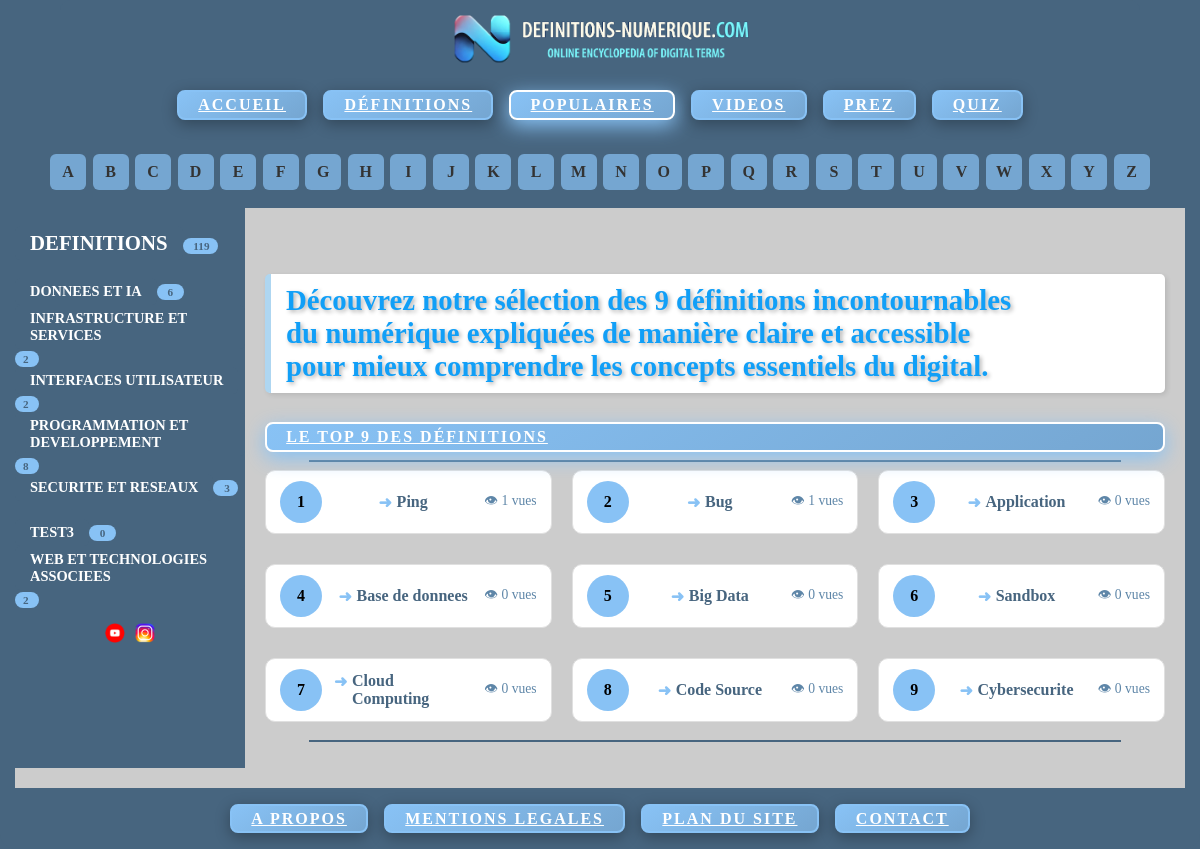
The app's page /populaires.php, older data.
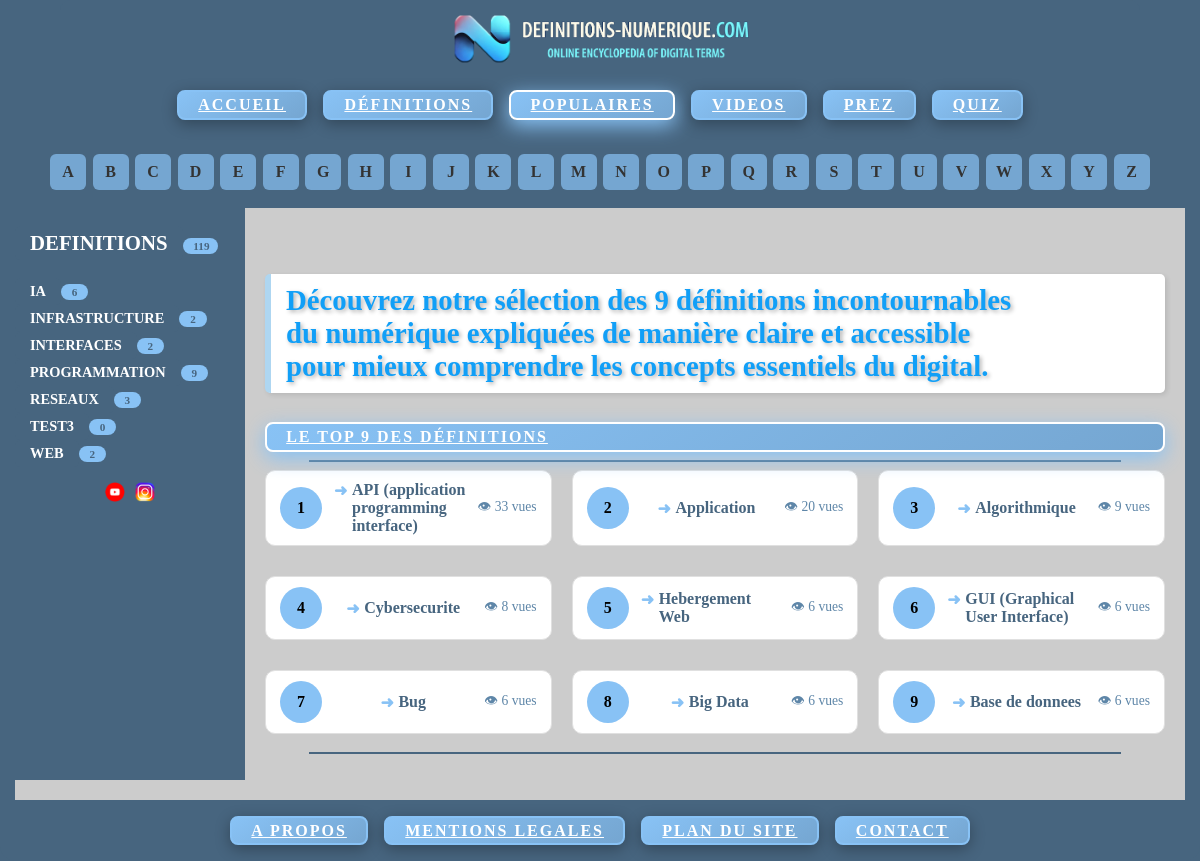
The same page, newer data.
### tables this page shows
CREATE TABLE `categorie` (
  `catid` int(10) NOT NULL,
  `catnom` varchar(100) NOT NULL
);

CREATE TABLE `definition` (
  `defid` int(11) NOT NULL,
  `deflettre` varchar(1) NOT NULL,
  `deftitre` varchar(100) NOT NULL,
  `definition` varchar(1000) NOT NULL,
  `defauteur` varchar(100) NOT NULL,
  `defdate` date NOT NULL,
  `valider` int(1) NOT NULL DEFAULT 2,
  `defemail` varchar(100) NOT NULL,
  `nb_vue` int(100) NOT NULL DEFAULT 0
);

### populaires.php (the view, shortened to what the changed rows need)
<!DOCTYPE html>
<html lang="fr">
<head>
    <link rel="stylesheet" href="style.css" />
</head>
<body>
    <div class="search-alpha-wrapper"><div class="lettresdiv">
        <?php include "lettres.php"; ?>
    </div>
    <div class="homediv">
        <div class="container">
            <div class="home">
                <div class="gauche">
                    <?php include "gauche.php"; ?>
                </div>
                <div class="droite">
                    <div class="controls">
                        <br>
                        <?php
                        $conn = new mysqli($_ENV['DB_SERVERNAME'], $_ENV['DB_USERNAME'], $_ENV['DB_PASSWORD'], $_ENV['DB_NAME']);
	$conn->set_charset("utf8mb4");
                        $sql = "SELECT deftitre, defid, nb_vue FROM definition ORDER BY nb_vue DESC LIMIT 9";
                        $result = $conn->query($sql);
                        $compteur = 0;
                        if ($result->num_rows > 0) {
                            $definitions = [];
                            while ($row = $result->fetch_assoc()) {
                                $definitions[] = $row;
                            }
                         echo '<div class="definition-container">';
foreach ($definitions as $definition) {
    $compteur++;
    echo '<div class="related-item">';
        echo '<span class="compteur-class">' . $compteur . '</span>';
        echo '<a href="affichedef.php?defid=' . urlencode($definition['defid']) . '" class="related-line">';
            echo '<span class="related-title">' . htmlspecialchars($definition['deftitre']) . '</span>';
        echo '</a>';
        echo '<span class="related-meta">';
            echo '👁 ' . (int)$definition['nb_vue'] . ' vues ';
        echo '</span>';
    echo '</div>';
}
echo '</div>';
                            echo '</div>';
                        } else {
                            echo "<p>Aucune définition trouvée.</p>";
                        }
                        ?>
                        <br>
                    </div>
                </div>
            </div>
        </div>
    </div>
</body>
</html>

### lettres.php (shortened to what the changed rows need)
<?php
$conn = new mysqli(
    $_ENV['DB_SERVERNAME'],
    $_ENV['DB_USERNAME'],
    $_ENV['DB_PASSWORD'],
    $_ENV['DB_NAME']
);
$conn->set_charset("utf8mb4");
?>
<div class="container">
    <div class="lettrescript">
        <div class="controls">
            <ul class="lettre-list">
                <?php
                $lettersSql = "
                    SELECT deflettre
                    FROM definition
                    GROUP BY deflettre
                    ORDER BY deflettre
                ";
                $lettersResult = $conn->query($lettersSql);
                if ($lettersResult && $lettersResult->num_rows > 0) {
                    while ($row = $lettersResult->fetch_assoc()) {
                        $lettre = htmlspecialchars($row['deflettre']);
                        echo "
                            <li>
                                <a href='defparlettre.php?id={$lettre}' class='lettre'>
                                    {$lettre}
                                </a>
                            </li>
                        ";
                    }
                }
                ?>
            </ul>
        </div>
    </div>
</div>

### gauche.php (shortened to what the changed rows need)
<?php
$conn = new mysqli($_ENV['DB_SERVERNAME'], $_ENV['DB_USERNAME'], $_ENV['DB_PASSWORD'], $_ENV['DB_NAME']);
	$conn->set_charset("utf8mb4");
$conn2 = new mysqli($_ENV['DB_SERVERNAME'], $_ENV['DB_USERNAME'], $_ENV['DB_PASSWORD'], $_ENV['DB_NAME']);
	$conn2->set_charset("utf8mb4");
   printf ("<br><a href='definitions.php' class='rubriqueDEF'>DEFINITIONS</a>");
if ($result3 = mysqli_query($conn, "SELECT COUNT(*) as total from definition"))
{
    while ($row3 = $result3->fetch_assoc())
	{
        		printf ("<span class='styled-span'> %s </span><br><br>", $row3['total']);
 	 }
  }
else
		{
		}
if ($result = mysqli_query($conn, "SELECT * from categorie ORDER BY catnom "))
{
    while ($row = $result->fetch_assoc())
	{
        printf ("<a href='categoriedetail.php?catid=%s' class='rubrique'>%s</a>", $row['catid'], $row['catnom']);
		$catid = intval($row['catid']);
		$sql2="SELECT COUNT(*) as total FROM lien WHERE catid=" . $catid;
		if ($result2 = mysqli_query($conn2,$sql2 ))
		{
			while ($row2 = $result2->fetch_assoc())
			{
				printf ("<span class='styled-span'> %s </span>&nbsp;&nbsp;&nbsp;<br>", $row2['total']);
			}
		}
		else
		{
		}
	}
}
?>
        <div class="reseau-container">
            <div class="reseau-item">
            </div>
        </div>

Row changes from the older to the newer data that the page shows:
no longer on this page (row edited): definition: deftitre "Ping", nb_vue "1"
no longer on this page (row edited): definition: deftitre "Sandbox", nb_vue "0"
no longer on this page (row edited): definition: deftitre "Cloud Computing", nb_vue "0"
no longer on this page (row edited): definition: deftitre "Code Source", nb_vue "0"
changed categorie (number 1 of 7 on the later page): catnom "DONNEES ET IA" → "IA"
changed categorie: catnom "INFRASTRUCTURE ET SERVICES" → "INFRASTRUCTURE"
changed categorie: catnom "INTERFACES UTILISATEUR" → "INTERFACES"
changed categorie: catnom "PROGRAMMATION ET DEVELOPPEMENT" → "PROGRAMMATION"
changed categorie: catnom "SECURITE ET RESEAUX" → "RESEAUX"
changed categorie: catnom "WEB ET TECHNOLOGIES ASSOCIEES" → "WEB"
now on this page (row edited): definition: deftitre "API (application programming interface)", nb_vue "33"
changed definition "Application": nb_vue "0" → "20"; moves up the list
now on this page (row edited): definition: deftitre "Algorithmique", nb_vue "9"
changed definition "Cybersecurite": nb_vue "0" → "8"; moves up the list
now on this page (row edited): definition: deftitre "Hebergement Web", nb_vue "6"
now on this page (row edited): definition: deftitre "GUI (Graphical User Interface)", nb_vue "6"
changed definition "Bug": nb_vue "1" → "6"
changed definition "Big Data": nb_vue "0" → "6"; moves down the list
changed definition "Base de donnees": nb_vue "0" → "6"
Text that changed along with them:
new list line: "9"
list line gone: "8"
